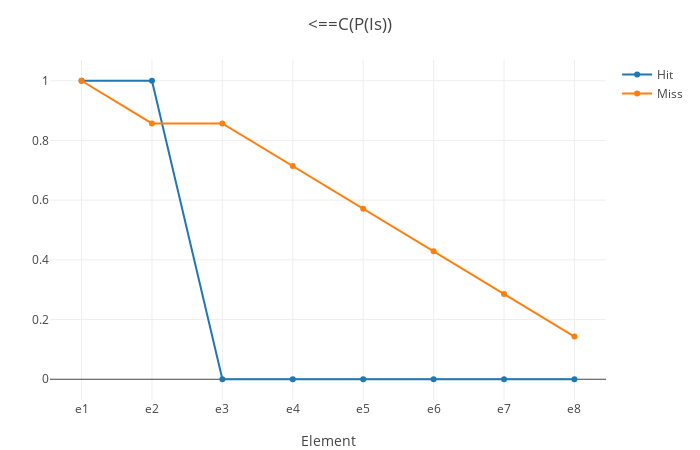
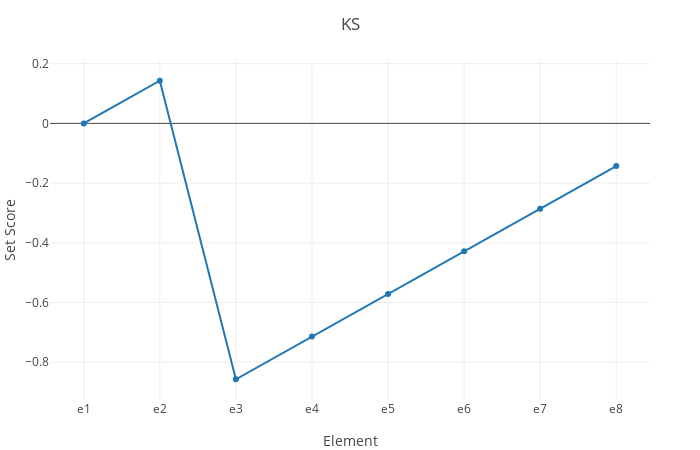

The notebook cell these images were saved under, in order:
### Code cell
display(plot_x_y((is_h_p_cl_, is_m_p_cl_); name_ = ("Hit", "Miss"), layout = merge(layout, Layout(title = "<==C(P(Is))"))))

ks_ = is_h_p_cl_ - is_m_p_cl_

plot_x_y((ks_,); layout = merge(layout, Layout(title = "KS", yaxis_title = "Set Score")))

### Figure 1 — Plotly figure (JSON) as saved in the notebook; plotly's stock layout.template omitted (floating-point values rounded to 4 significant figures)
{"data": [{"name": "Hit", "type": "scatter", "x": [1, 2, 3, 4, 5, 6, 7, 8], "y": [1, 1, 0, 0, 0, 0, 0, 0]}, {"name": "Miss", "type": "scatter", "x": [1, 2, 3, 4, 5, 6, 7, 8], "y": [1.0, 0.8571, 0.8571, 0.7143, 0.5714, 0.4286, 0.2857, 0.1429]}], "layout": {"autosize": false, "height": 450, "margin": {"b": 50, "l": 50, "r": 50, "t": 60}, "templateaa": "plotly_white", "title": {"text": "<==C(P(Is))"}, "width": 700, "xaxis": {"autorange": true, "range": [0.5519, 8.448], "ticktext": ["e1", "e2", "e3", "e4", "e5", "e6", "e7", "e8"], "tickvals": [1, 2, 3, 4, 5, 6, 7, 8], "title": {"text": "Element"}, "type": "linear"}, "yaxis": {"autorange": true, "range": [-0.06951, 1.07], "type": "linear"}}}

### Figure 2 — Plotly figure (JSON) as saved in the notebook; plotly's stock layout.template omitted (floating-point values rounded to 4 significant figures)
{"data": [{"name": "1", "type": "scatter", "x": [1, 2, 3, 4, 5, 6, 7, 8], "y": [2.22e-16, 0.1429, -0.8571, -0.7143, -0.5714, -0.4286, -0.2857, -0.1429]}], "layout": {"autosize": false, "height": 450, "margin": {"b": 50, "l": 50, "r": 50, "t": 60}, "templateaa": "plotly_white", "title": {"text": "KS"}, "width": 700, "xaxis": {"autorange": true, "range": [0.5563, 8.444], "ticktext": ["e1", "e2", "e3", "e4", "e5", "e6", "e7", "e8"], "tickvals": [1, 2, 3, 4, 5, 6, 7, 8], "title": {"text": "Element"}, "type": "linear"}, "yaxis": {"autorange": true, "range": [-0.9267, 0.2124], "title": {"text": "Set Score"}, "type": "linear"}}}
